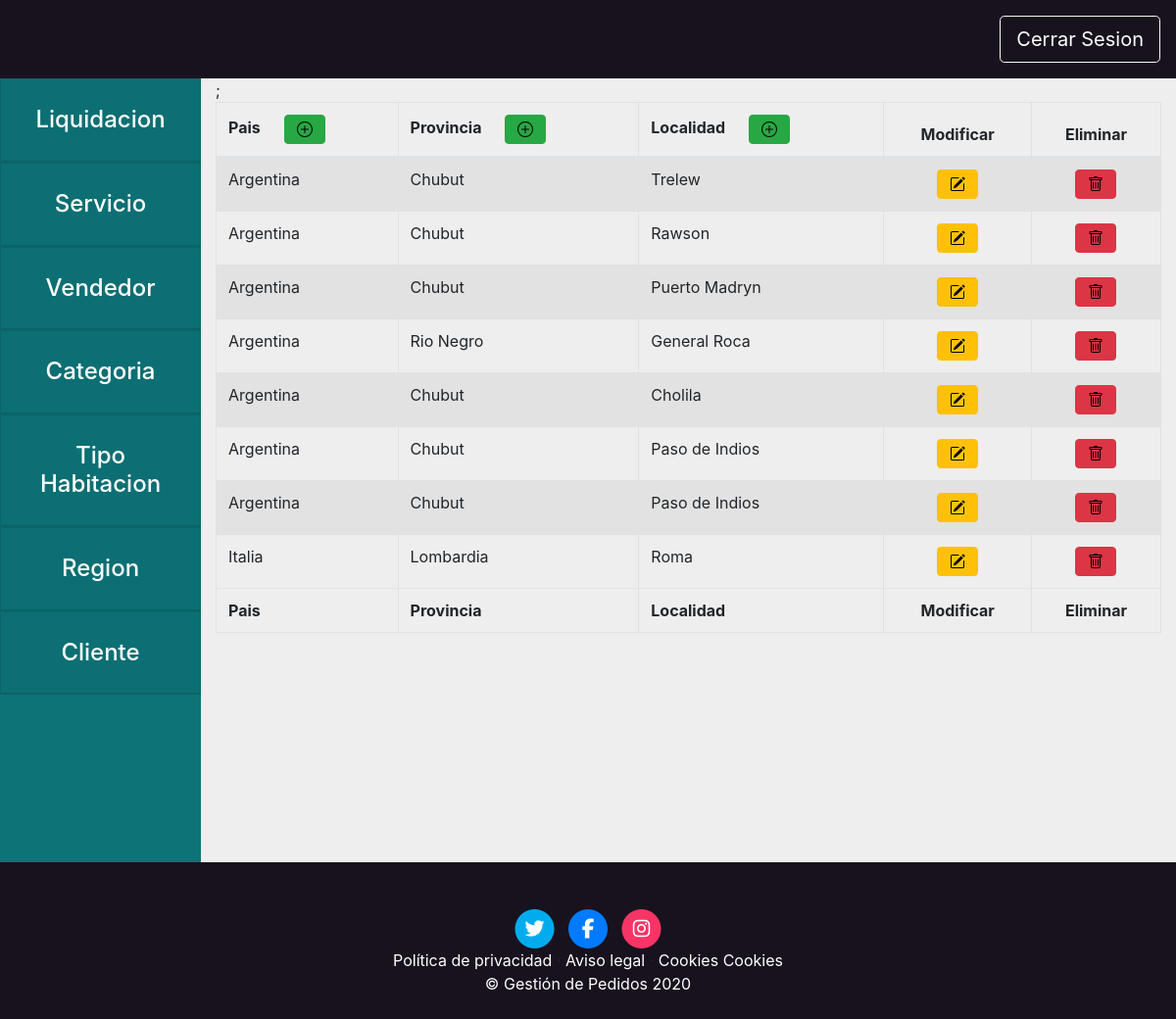
Before: /core/localidades with the older database file.
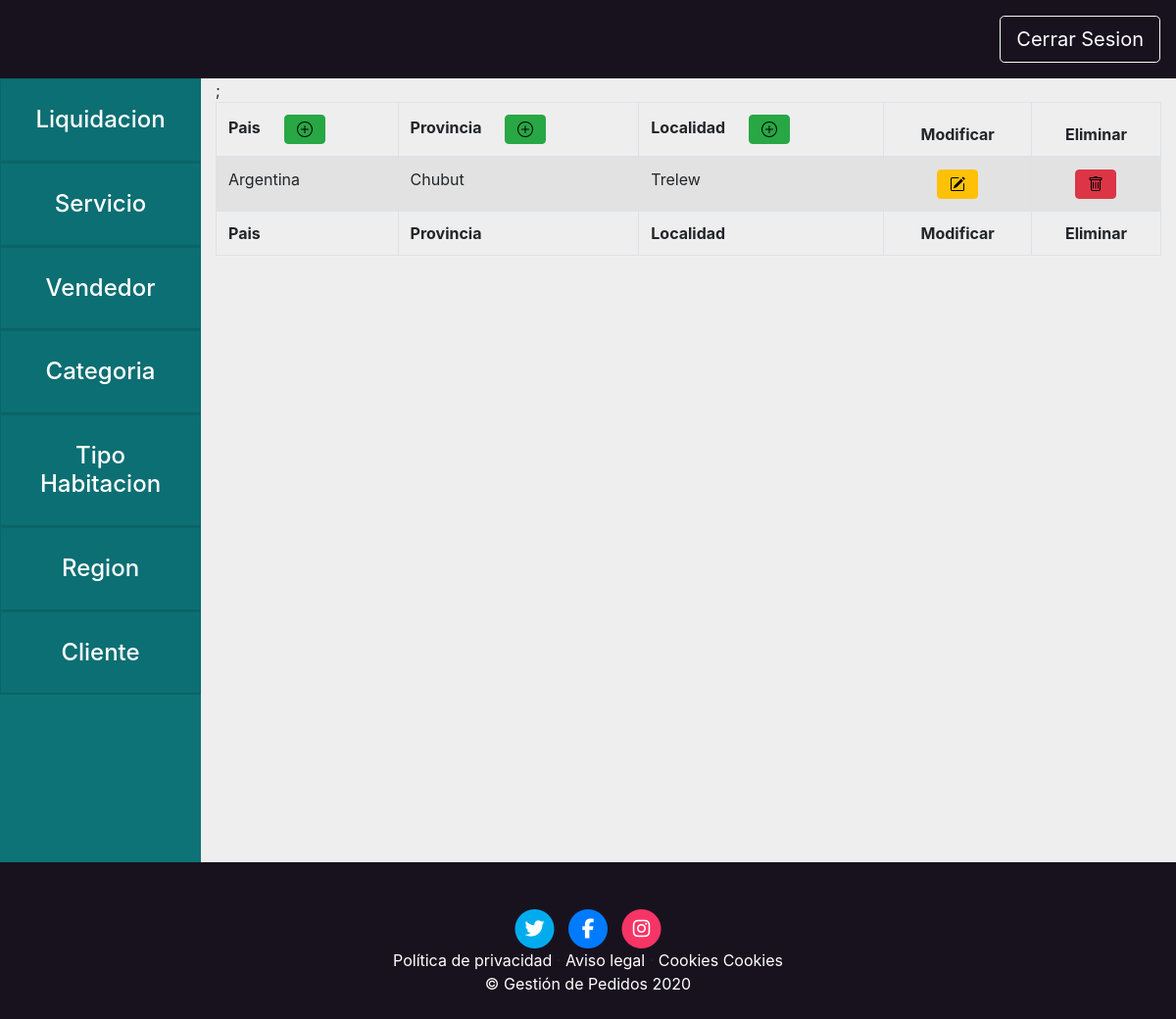
After: the same page with the newer database file.
### core/models.py (models this page shows, shortened)
class Localidad(models.Model):
    objects = LocalidadManager.from_queryset(LocalidadQuerySet)()
    nombre = models.CharField(max_length=200)
    provincia = models.ForeignKey(Provincia, on_delete=models.CASCADE)

class Provincia(models.Model):
    nombre = models.CharField(max_length=200)
    pais = models.ForeignKey(Pais, on_delete=models.CASCADE)
    def __str__(self):
        return self.nombre

class Pais(models.Model):
    nombre = models.CharField(max_length=200)
    class Meta:
      verbose_name_plural = "Paises"
    def __str__(self):
        return self.nombre

### core/views.py (the view, shortened to what this page needs)
# urls.py: path('localidades', views.correctaAdmin, name="listadoLocalidades"),
def correctaAdmin(request):
    paises = Pais.objects.all()
    provincias = Provincia.objects.all()
    localidades = Localidad.objects.all()
    formPais = PaisForm(request.POST)
    formProvincia = ProvinciaForm(request.POST)
    formLocalidad = LocalidadForm(request.POST)
    return render(request, "base/administrador.html", {"paises": paises, "localidades": localidades, "provincias": provincias, "formPais": formPais, "formProvincia": formProvincia, "formLocalidad": formLocalidad})

### templates/base/administrador.html (shortened to what this page needs)
{% extends 'base/base.html'%}
{% block content %};
{% load static %}
<table id="example" class="table table-striped table-bordered" style="width:100%">
    <thead>
        <tr>
            <th>Pais<button type="button" class="btn btn-success ml-4" data-toggle="modal" data-target="#crearPais" data-url="{% url 'core:crear_pais'%}">
                    <img src="/static/icons/plus-circle.svg"
                        class="img-fluid ${3|rounded-top,rounded-right,rounded-bottom,rounded-left,rounded-circle,|}"
                        alt="">
                </button>
            </th>
            <th>Provincia<button type="button" class="btn btn-success ml-4" data-toggle="modal"
                    data-target="#crearProvincia">
                    <img src="/static/icons/plus-circle.svg"
                        class="img-fluid ${3|rounded-top,rounded-right,rounded-bottom,rounded-left,rounded-circle,|}"
                        alt="">
                </button></th>
            <th>Localidad<button type="button" class="btn btn-success ml-4" data-toggle="modal"
                    data-target="#crearLocalidad">
                    <img src="/static/icons/plus-circle.svg"
                        class="img-fluid ${3|rounded-top,rounded-right,rounded-bottom,rounded-left,rounded-circle,|}"
                        alt="">
                </button></th>
            <th>
                <Center>Modificar</Center>
            </th>
            <th>
                <Center>Eliminar</Center>
            </th>
        </tr>
    </thead>
    <tbody>
        {% for ciudad in localidades %}
        <tr>
            <td>{{ciudad.provincia.pais.nombre}}</td>
            <td>{{ciudad.provincia.nombre}}</td>
            <td>{{ciudad.nombre}}</td>
            <td>
                <center>
                    <button type="button" class="btn btn-warning" data-toggle="modal" data-target="#modificarLocalidad">
                        <img src="/static/icons/pencil-square.svg"
                            class="img-fluid ${3|rounded-top,rounded-right,rounded-bottom,rounded-left,rounded-circle,|}"
                            alt="">
                    </button>
                </center>
            </td>
            <td>
                <center>
                    <button type="button" class="btn btn-danger" data-toggle="modal" data-target="#eliminarLocalidad"
                        onclick="enviarModal()">
                        <img src="/static/icons/trash.svg"
                            class="img-fluid ${3|rounded-top,rounded-right,rounded-bottom,rounded-left,rounded-circle,|}"
                            alt="">
                    </button>
                </center>
            </td>
        </tr>
        {% endfor %}
    </tbody>
    <tfoot>
        <tr>
            <th>Pais</th>
            <th>Provincia</th>
            <th>Localidad</th>
            <th>
                <Center>Modificar</Center>
            </th>
            <th>
                <Center>Eliminar</Center>
            </th>
        </tr>
    </tfoot>
</table>
{% endblock %}

Changed rows visible on the page:
removed Localidad: provincia.pais.nombre "Argentina", provincia.nombre "Chubut", nombre "Rawson"
removed Localidad: provincia.pais.nombre "Argentina", provincia.nombre "Chubut", nombre "Puerto Madryn"
removed Localidad: provincia.pais.nombre "Argentina", provincia.nombre "Rio Negro", nombre "General Roca"
removed Localidad: provincia.pais.nombre "Argentina", provincia.nombre "Chubut", nombre "Cholila"
removed Localidad: provincia.pais.nombre "Argentina", provincia.nombre "Chubut", nombre "Paso de Indios"
removed Localidad: provincia.pais.nombre "Argentina", provincia.nombre "Chubut", nombre "Paso de Indios"
removed Localidad: provincia.pais.nombre "Italia", provincia.nombre "Lombardia", nombre "Roma"
